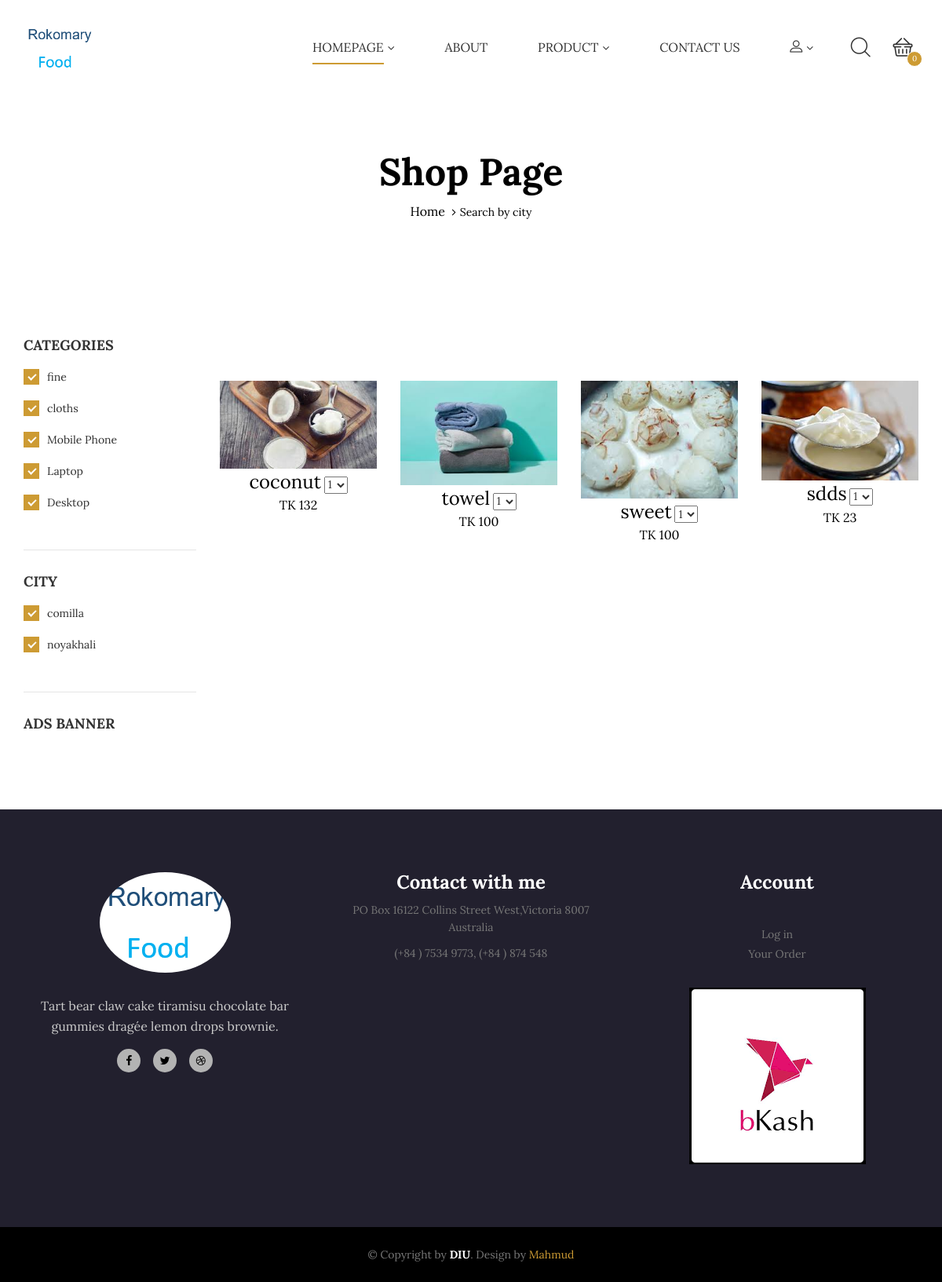
The app's page /productbycity.php?city_id=comilla with its own data.
### tables this page shows
CREATE TABLE IF NOT EXISTS `product` (
  `id` int(11) NOT NULL AUTO_INCREMENT,
  `productName` varchar(255) NOT NULL,
  `cat_id` int(11) NOT NULL,
  `colorName` varchar(255) DEFAULT NULL,
  `cityName` varchar(255) DEFAULT NULL,
  `size` varchar(255) DEFAULT NULL,
  `body` text NOT NULL,
  `price` float NOT NULL,
  `qty` int(11) NOT NULL DEFAULT '1',
  `image` varchar(255) DEFAULT NULL,
  `status` varchar(200) NOT NULL,
  PRIMARY KEY (`id`)
);

CREATE TABLE IF NOT EXISTS `category` (
  `catId` int(11) NOT NULL AUTO_INCREMENT,
  `catName` varchar(255) NOT NULL,
  PRIMARY KEY (`catId`)
);

### classes/Product.php (called while the page is built, shortened)
<?php
$filepath=realpath(dirname(__FILE__));
include_once ($filepath.'/../lib/Database.php');
 ?>
<?php
class Product{
	private $db;
	public function __construct(){
		$this->db=new Database();
	}
	public function productByCity($id){
		$catId=mysqli_real_escape_string($this->db->link,$id);
		$id=(string)$catId;
		$query="select * from product where cityName LIKE'%$id%'";
 	$result=$this->db->select($query);
 	return $result;
	}
	public function getAllCity()
	{
		$query="SELECT DISTINCT cityName FROM product  ORDER   BY id DESC LIMIT 30";
		$result=$this->db->select($query);
		return $result;
	}
}
 ?>

### lib/Database.php (called while the page is built, shortened)
<?php
Class Database{
 public $host   = DB_HOST;
 public $user   = DB_USER;
 public $pass   = DB_PASS;
 public $dbname = DB_NAME;
 public $link;
private function connectDB(){
 $this->link = new mysqli($this->host, $this->user, $this->pass,
  $this->dbname);
 }
public function select($query){
  $result = $this->link->query($query) or
   die($this->link->error.__LINE__);
  if($result->num_rows > 0){
    return $result;
  } else {
    return false;
  }
 }
}
?>

### classes/Catagory.php (called while the page is built, shortened)
<?php
$filepath=realpath(dirname(__FILE__));
include_once ($filepath.'/../lib/Database.php');
include_once($filepath.'/../helpers/Format.php'); ?>
 <?php
 class Catagory {
 	private $db;
	public function __construct(){
		$this->db=new Database();
	}
 public function getAllCat(){
 	$query="select * from category order by catId DESC";
 	$result=$this->db->select($query);
 	return $result;
 }
}
  ?>

### productbycity.php (the view, shortened to what this page needs)
<?php include("inc/header.php"); ?>
<?php
if (!isset($_GET['city_id'])||$_GET['city_id']==NULL ||$_GET['city_id']!=$_GET['city_id']) {
    echo "<script>window.location = '404.php';</script>";
}else{
    $id=preg_replace('/[^-a-zA-Z0-9_]/', '', $_GET['city_id']);
}
 ?>
    <div class="ps-hero bg--cover" data-background="images/hero/product.jpg">
        <div class="ps-hero__content">
            <h1> Shop Page</h1>
            <div class="ps-breadcrumb">
                <ol class="breadcrumb">
                    <li><a href="index.php">Home</a></li>
                    <li class="active">Search by city</li>
                </ol>
            </div>
        </div>
    </div>
    <main class="ps-shop">
        <div class="ps-shop__wrapper">
           <div class="ps-shop__banners">
                <div class="row">
                    <div class="col-lg-6 col-md-6 col-sm-12 col-xs-12 ">
                        <div class="ps-collection">
                        <a class="ps-collection__overlay" href="#"></a><img style="visibility: hidden;" height="2px" src="images/collection/product-1.jpg" alt="">
                    </div>
                    </div>
                    <div class="col-lg-6 col-md-6 col-sm-12 col-xs-12 ">
                        <div class="ps-collection"><a class="ps-collection__overlay" href="#"></a><img style="visibility: hidden;" height="2px" src="images/collection/product-2.jpg" alt=""></div>
                    </div>
                </div>
            </div>
            <div class="ps-row">
                <?php
              $getNpd=$pd->productByCity($id);
              if ($getNpd) {
                while ($result=$getNpd->fetch_assoc()) {
               ?>
                <div class="ps-column">
                    <div class="ps-product">
                        <div class="ps-product__thumbnail"><img src="admin/<?php echo($result['image']); ?>" alt=""><a class="ps-product__overlay" href="details.php?pdId=<?php echo($result['id']); ?>"></a>
                        </div>
                        <div class="ps-product__content"><a class="ps-product__title" href="details.php?pdId=<?php echo($result['id']); ?>"><?php echo($result['productName']); ?></a>
                            <select class="ps-rating">
                                <option value="1">1</option>
                            </select>
                            <p class="ps-product__price">TK <?php echo($result['price']); ?></p>
                        </div>
                    </div>
                </div>
  <?php }}else{echo("Product Not found");} ?>
  </div>
</div>
<?php include_once 'inc/sidebar.php';?>
    </main>
<?php include("inc/footer.php"); ?>

### inc/sidebar.php (shortened to what this page needs)
<aside class="ps-sidebar">
            <aside class="widget widget_sidebar widget_category">
                <h3 class="widget-title">Categories</h3>
                <ul class="ps-list--checked">
                     <?php
                     $getCat=$cat->getAllCat();
                    if ($getCat) {
                        while ($re=$getCat->fetch_assoc()) {
                     ?>
                    <li class="current"><a href="productbycat.php?catId=<?php echo($re['catId']) ;?>"><?php echo($re['catName']) ;?></a></li>
                    <?php }}else{echo("catagory not found");} ?>
                </ul>
            </aside>
            <aside class="widget widget_sidebar widget_category">
                <h3 class="widget-title">City</h3>
                <ul class="ps-list--checked">
                    <?php
                     $getCity=$pd->getAllCity();
                    if ($getCity) {
                        while ($result=$getCity->fetch_assoc()) {
                     ?>
                    <li class="current"><a href="productbycity.php?city_id=<?php echo($result['cityName']) ;?>"><?php echo($result['cityName']); ?> </a></li>
                    <?php }} ?>
                </ul>
            </aside>
            <aside class="widget widget_sidebar widget_ads">
                <h3 class="widget-title">Ads banner</h3><a href="#"><img src="images/widget-ads.jpg" alt=""></a>
            </aside>
        </aside>

### records on screen
product: image (picture), productName "coconut", price "132"
product: image (picture), productName "towel", price "100"
product: image (picture), productName "sweet", price "100"
product: image (picture), productName "sdds", price "23"
category: catName "fine"
category: catName "cloths"
category: catName "Mobile Phone"
category: catName "Laptop"
category: catName "Desktop"

### other values on screen
$result['cityName'] "comilla"
$result['cityName'] "noyakhali"
